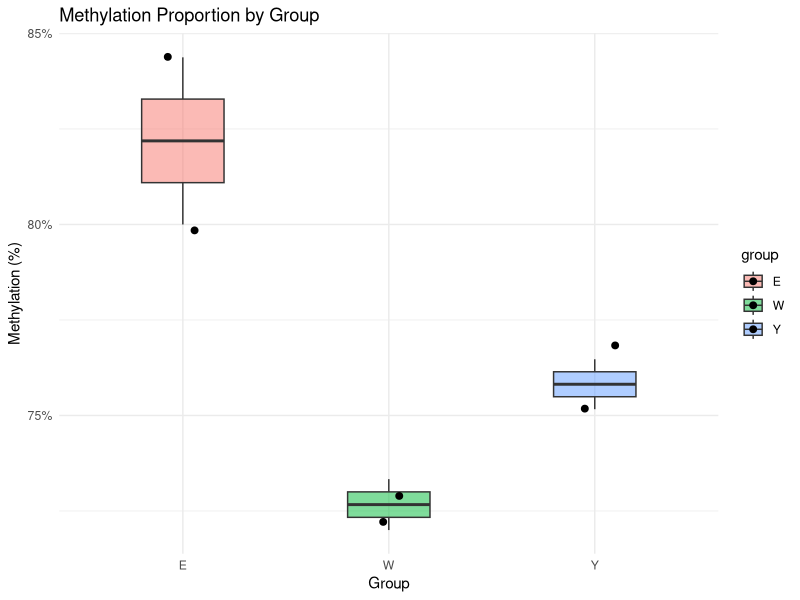

Recreate this plot in R.
## ---- chunk 1
knitr::opts_chunk$set(echo = TRUE, warning = FALSE, message = FALSE)
library(ggplot2)
library(dplyr)

# Simulated example dataset
df <- data.frame(
  Sample = paste0("S", 1:6),
  group = c("E", "E", "W", "W", "Y", "Y"),
  CpG = c(1200, 1350, 1100, 1080, 1150, 1170),
  uCpG = c(300, 250, 400, 420, 380, 360)
)

df <- df %>%
  mutate(
    total = CpG + uCpG,
    prop = CpG / total
  )

knitr::kable(df, caption = "CpG and uCpG Counts with Methylation Proportions")
ggplot(df, aes(x = group, y = prop, fill = group)) +
  geom_boxplot(width = 0.4, alpha = 0.5, outlier.shape = NA) +
  geom_jitter(width = 0.1, size = 2) +
  scale_y_continuous(labels = scales::percent_format(accuracy = 1)) +
  labs(title = "Methylation Proportion by Group",
       y = "Methylation (%)", x = "Group") +
  theme_minimal()


glm_fit <- glm(cbind(CpG, uCpG) ~ group, data = df, family = binomial)
summary(glm_fit)

cat("Null deviance:", round(glm_fit$null.deviance), "on", glm_fit$df.null, "degrees of freedom\n")
cat("Residual deviance:", round(glm_fit$deviance), "on", glm_fit$df.residual, "degrees of freedom\n")
cat("AIC:", round(AIC(glm_fit)), "\n")

invlogit <- function(x) exp(x) / (1 + exp(x))

p_E <- invlogit(coef(glm_fit)["(Intercept)"])
p_W <- invlogit(coef(glm_fit)["(Intercept)"] + coef(glm_fit)["groupW"])
p_Y <- invlogit(coef(glm_fit)["(Intercept)"] + coef(glm_fit)["groupY"])

rate_df <- data.frame(
  Group = c("E", "W", "Y"),
  Estimated_Proportion = round(c(p_E, p_W, p_Y), 4)
)

knitr::kable(rate_df, caption = "Estimated Methylation Proportions by Group (from GLM)")
